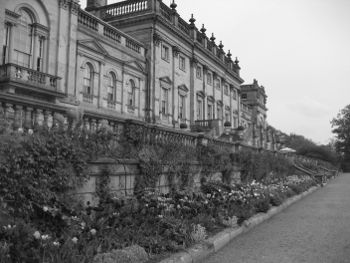
#> input picture Segmentação/harewood.jpg, 350 x 263 px, found by its file name
$ python 1.py
#> lines starting #> are read from the running program, lines starting #| are printed output that depends on the picture; after the words box and inside, x2 and y2 are one past the last pixel; in counts of white or black regions, pixels touching at a corner belong together
import cv2
import numpy as np
import matplotlib.pyplot as plt

def aplicar_limiar_otsu(image):
    _, thresh = cv2.threshold(image, 0, 255, cv2.THRESH_BINARY + cv2.THRESH_OTSU)
    return thresh

image_harewood = cv2.imread("Segmentação/harewood.jpg", cv2.IMREAD_GRAYSCALE)
#> image_harewood is the input picture: shape (263, 350); min 3, max 255, mean 116.2
image_nuts = cv2.imread("Segmentação/nuts.jpg", cv2.IMREAD_GRAYSCALE)
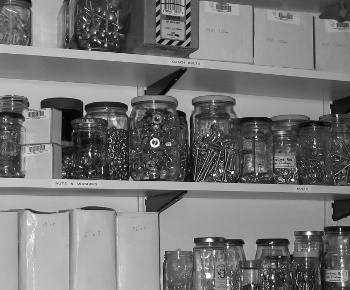
#> input picture Segmentação/nuts.jpg, 350 x 290 px, found by its file name
#> image_nuts is the input picture: shape (290, 350); min 0, max 255, mean 117.4
image_snow = cv2.imread("Segmentação/snow.jpg", cv2.IMREAD_GRAYSCALE)
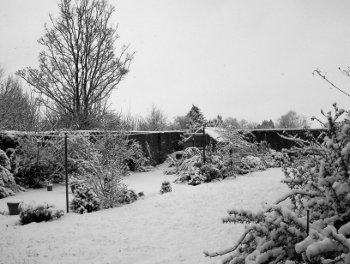
#> input picture Segmentação/snow.jpg, 350 x 264 px, found by its file name
#> image_snow is the input picture: shape (264, 350); min 0, max 255, mean 164.8

otsu_harewood = aplicar_limiar_otsu(image_harewood)
#> in aplicar_limiar_otsu, `_, thresh = cv2.threshold(image, 0, 255, cv2.THRESH_BINARY + cv2.THRES..`:
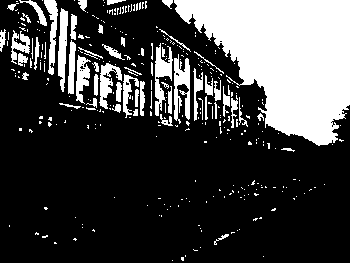
#> thresh: shape (263, 350); 26% white; 334 white regions (275 under 20 px), largest, box (x1, y1, x2, y2) and area: (174, 0, 350, 146) 15793, (174, 54, 190, 124) 674, (155, 43, 173, 116) 609
otsu_nuts = aplicar_limiar_otsu(image_nuts)
#> in aplicar_limiar_otsu (call 2), `_, thresh = cv2.threshold(image, 0, 255, cv2.THRESH_BINARY + cv2.THRES..`:
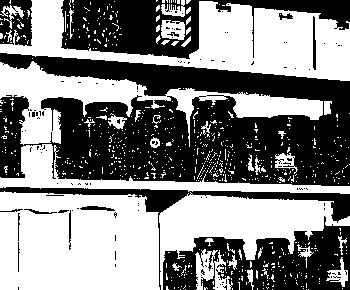
#> thresh: shape (290, 350); 51.2% white; 121 black regions (106 under 20 px), largest, box (x1, y1, x2, y2) and area: (0, 53, 350, 186) 29278, (61, 0, 350, 59) 7789, (163, 216, 350, 290) 7497
otsu_snow = aplicar_limiar_otsu(image_snow)
#> in aplicar_limiar_otsu (call 3), `_, thresh = cv2.threshold(image, 0, 255, cv2.THRESH_BINARY + cv2.THRES..`:
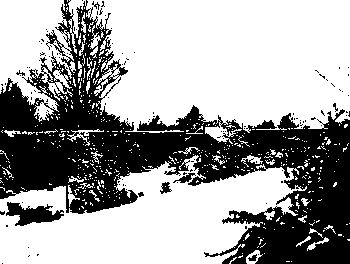
#> thresh: shape (264, 350); 63.6% white; 119 black regions (110 under 20 px), largest, box (x1, y1, x2, y2) and area: (0, 0, 350, 264) 32296, (6, 202, 64, 226) 751, (173, 173, 196, 183) 90

plt.figure(figsize=(12, 9))

plt.subplot(4, 2, 1)
plt.imshow(image_harewood, cmap='gray')
plt.title('Imagem Harewood Original')
plt.axis('off')

plt.subplot(4, 2, 2)
plt.imshow(otsu_harewood, cmap='gray')
plt.title('Limiarização de Otsu')
plt.axis('off')

plt.subplot(4, 2, 3)
plt.imshow(image_nuts, cmap='gray')
plt.title('Imagem Nuts Original')
plt.axis('off')

plt.subplot(4, 2, 4)
plt.imshow(otsu_nuts, cmap='gray')
plt.title('Limiarização de Otsu')
plt.axis('off')

plt.subplot(4, 2, 5)
plt.imshow(image_snow, cmap='gray')
plt.title('Imagem Snow Original')
plt.axis('off')

plt.subplot(4, 2, 6)
plt.imshow(otsu_snow, cmap='gray')
plt.title('Limiarização de Otsu')
plt.axis('off')


plt.tight_layout()
plt.show()
